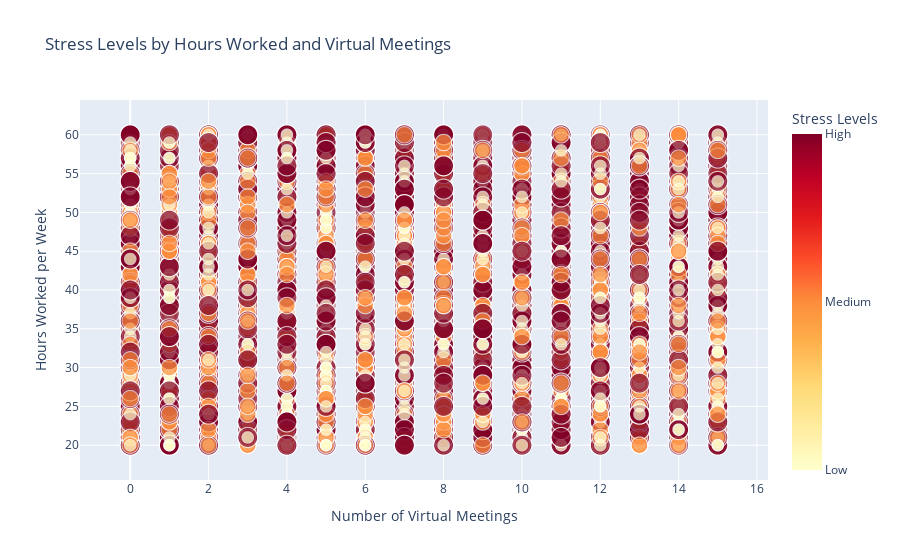

Source (notebook cell):
### Code cell
import matplotlib.pyplot as plt
import pymongo
import plotly.express as px
data = list(collection.aggregate(pipeline))
df = pd.DataFrame(data)
# Map the numeric stress levels back to labels (optional for display)
stress_labels = {1: "Low", 2: "Medium", 3: "High"}
df["Stress_Level_Label"] = df["Stress_Level"].map(stress_labels)
# Create the bubble chart using Plotly
fig = px.scatter(
    df,
    x="Number_of_Virtual_Meetings",
    y="Hours_Worked_Per_Week",
    size="Stress_Level",  # Scale marker size by stress level
    color="Stress_Level",  # Color by stress level
    color_continuous_scale="YlOrRd",  # Yellow to Red color scale
    hover_data={
        "Stress_Level_Label": True,
        "Number_of_Virtual_Meetings": True,
        "Hours_Worked_Per_Week": True,
        "Stress_Level": False  # Hide numeric stress level in hover
    },
    labels={
        "Number_of_Virtual_Meetings": "Number of Virtual Meetings",
        "Hours_Worked_Per_Week": "Hours Worked per Week",
        "Stress_Level_Label": "Stress Level"
    },
    title="Stress Levels by Hours Worked and Virtual Meetings"
)
fig.update_layout(
    coloraxis_colorbar=dict(
        title="Stress Levels",
        tickvals=[1, 2, 3],
        ticktext=["Low", "Medium", "High"]
    ),
    xaxis=dict(title="Number of Virtual Meetings"),
    yaxis=dict(title="Hours Worked per Week"),
    hovermode="closest"
)
# Show the plot
fig.show()

### Figure 1 — Plotly figure (JSON) as saved in the notebook; plotly's stock layout.template omitted (floating-point values rounded to 4 significant figures; data arrays with more than 128 entries replaced by an {"elided": "..."} marker saying what was removed)
{"data": [{"customdata": {"elided": "5000x2 mixed values"}, "hovertemplate": "Number of Virtual Meetings=%{x}<br>Hours Worked per Week=%{y}<br>Stress Level=%{customdata[0]}<extra></extra>", "legendgroup": "", "marker": {"color": {"elided": "5000 int values"}, "coloraxis": "coloraxis", "size": {"elided": "5000 int values"}, "sizemode": "area", "sizeref": 0.0075, "symbol": "circle"}, "mode": "markers", "name": "", "showlegend": false, "type": "scattergl", "x": {"elided": "5000 int values"}, "xaxis": "x", "y": {"elided": "5000 int values"}, "yaxis": "y"}], "layout": {"coloraxis": {"colorbar": {"ticktext": ["Low", "Medium", "High"], "tickvals": [1, 2, 3], "title": {"text": "Stress Levels"}}, "colorscale": [[0, "rgb(255,255,204)"], [0.125, "rgb(255,237,160)"], [0.25, "rgb(254,217,118)"], [0.375, "rgb(254,178,76)"], [0.5, "rgb(253,141,60)"], [0.625, "rgb(252,78,42)"], [0.75, "rgb(227,26,28)"], [0.875, "rgb(189,0,38)"], [1, "rgb(128,0,38)"]]}, "hovermode": "closest", "legend": {"itemsizing": "constant", "tracegroupgap": 0}, "title": {"text": "Stress Levels by Hours Worked and Virtual Meetings"}, "xaxis": {"anchor": "y", "domain": [0, 1], "title": {"text": "Number of Virtual Meetings"}}, "yaxis": {"anchor": "x", "domain": [0, 1], "title": {"text": "Hours Worked per Week"}}}}
